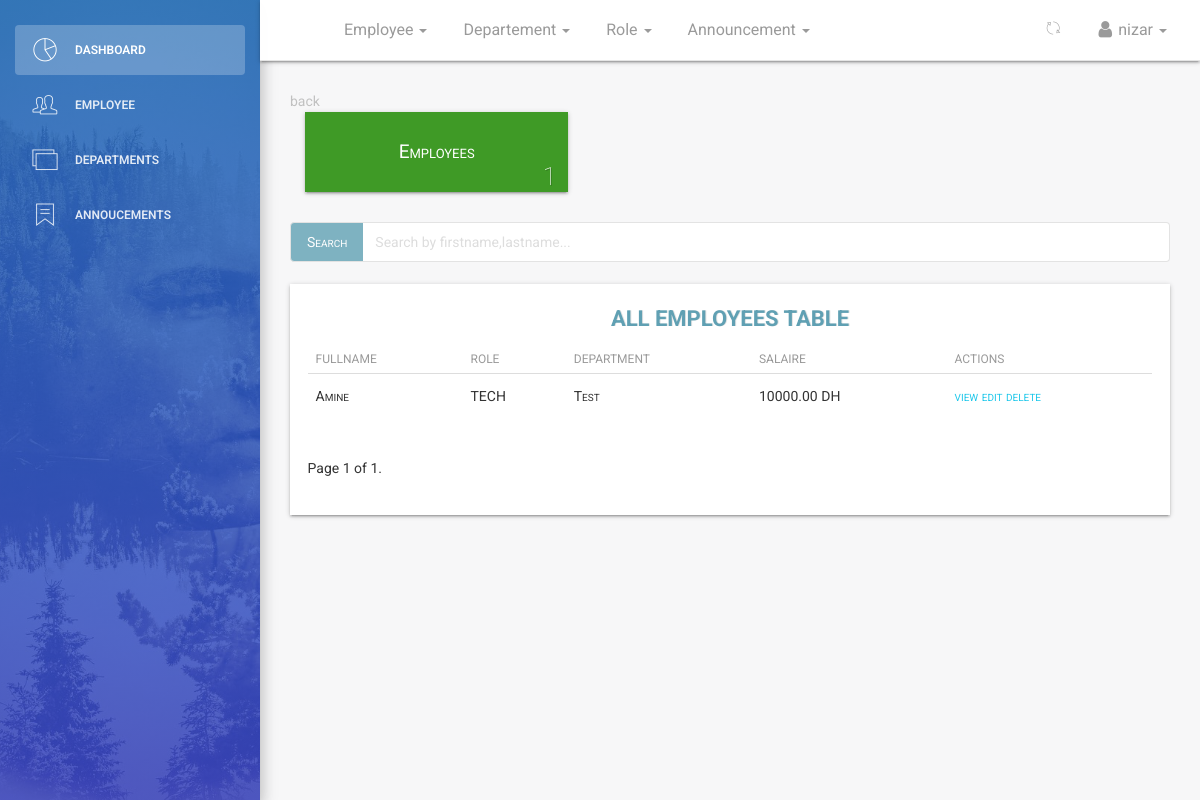
The page /dashboard/employees/all/ (signed in) on the database as committed earlier.
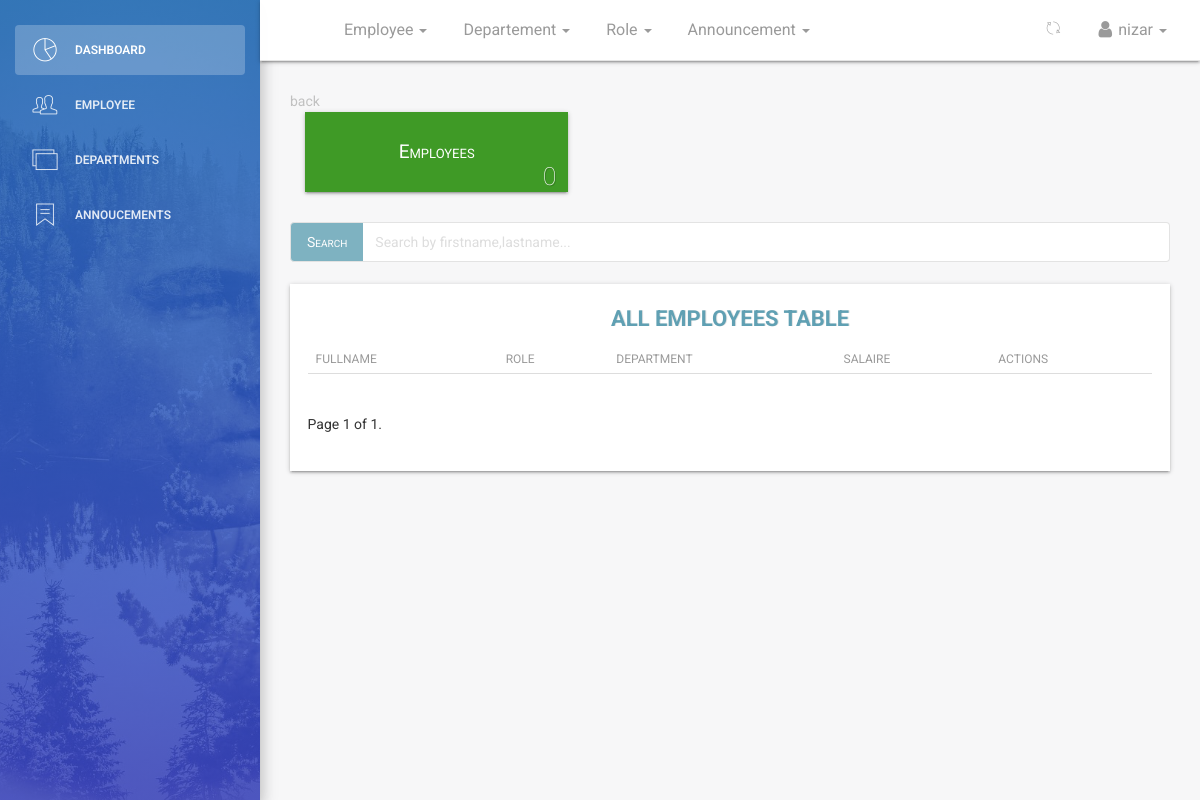
The same page on the database as committed later.
### employee/models.py (models this page shows, shortened)
class Employee(models.Model):
    MALE = 'male'
    FEMALE = 'female'
    OTHER = 'other'
    NOT_KNOWN = 'Not Known'
    GENDER = (
        (MALE, 'Male'),
        (FEMALE, 'Female'),
        (OTHER, 'Other'),
        (NOT_KNOWN, 'Not Known'),
    )
    user = models.ForeignKey(User, on_delete=models.CASCADE, default=1)
    image = models.FileField(_('Profile Image'), upload_to='profiles', default='default.png', blank=True,
                             null=True, help_text='upload image size less than 2.0MB')  # work on path username-date/image
    firstname = models.CharField(
        _('Firstname'), max_length=125, null=False, blank=False)
    lastname = models.CharField(
        _('Lastname'), max_length=125, null=False, blank=False)
    sex = models.CharField(_('Gender'), max_length=10,
                           default=MALE, choices=GENDER, blank=False)
    email = models.CharField(
        _('Email (optional)'), max_length=255, default=None, blank=True, null=True)
    tel = PhoneNumberField(default='+212000000000', null=False, blank=False,
                           verbose_name='Phone Number (Example +212000000000)', help_text='Enter number with Country Code Eg. +212000000000')
    bio = models.CharField(_('Bio'), help_text='your biography,tell me something about yourself eg. i love working ...',
                           max_length=255, default='', null=True, blank=True)
    birthday = models.DateField(_('Birthday'), blank=False, null=False)
    cinnumber = models.CharField(
        _('CIN Number'), max_length=30, null=True, blank=True)
    department = models.ForeignKey(Department, verbose_name=_(
        'Department'), on_delete=models.SET_NULL, null=True, default=None)
    role = models.ForeignKey(Role, verbose_name=_(
        'Role'), on_delete=models.SET_NULL, null=True, default=None)
    startdate = models.DateField(
        _('Employement Date'), help_text='date of employement', blank=False, null=True)
    salaire = models.DecimalField(
        _('Salaire'), max_digits=10, decimal_places=2, default=0)
    created = models.DateTimeField(verbose_name=_(
        'Created'), auto_now_add=True, null=True)
    updated = models.DateTimeField(
        verbose_name=_('Updated'), auto_now=True, null=True)
    objects = EmployeeManager()
    class Meta:
        verbose_name = _('Employee')
        verbose_name_plural = _('Employees')
        ordering = ['-created']

class Role(models.Model):
    name = models.CharField(max_length=125)
    description = models.CharField(max_length=125, null=True, blank=True)
    created = models.DateTimeField(
        verbose_name=_('Created'), auto_now_add=True)
    updated = models.DateTimeField(verbose_name=_('Updated'), auto_now=True)
    class Meta:
        verbose_name = _('Role')
        verbose_name_plural = _('Roles')
        ordering = ['name', 'created']
    def __str__(self):
        return self.name

class Department(models.Model):
    name = models.CharField(max_length=125)
    description = models.CharField(max_length=125, null=True, blank=True)
    created = models.DateTimeField(
        verbose_name=_('Created'), auto_now_add=True)
    updated = models.DateTimeField(verbose_name=_('Updated'), auto_now=True)
    class Meta:
        verbose_name = _('Department')
        verbose_name_plural = _('Departments')
        ordering = ['name', 'created']
    def __str__(self):
        return self.name

### dashboard/views.py (the view)
# urls.py: path('employees/all/', views.dashboard_employees, name='employees'),
def dashboard_employees(request):
    if not (request.user.is_authenticated and request.user.is_superuser and request.user.is_staff):
        return redirect('/')
    dataset = dict()
    departments = Department.objects.all()
    employees = Employee.objects.all()
    query = request.GET.get('search')
    if query:
        employees = employees.filter(
            Q(firstname__icontains=query) |
            Q(lastname__icontains=query)
        )
    paginator = Paginator(employees, 10)  # show 10 employee lists per page
    page = request.GET.get('page')
    employees_paginated = paginator.get_page(page)
    dataset['employee_list'] = employees_paginated
    dataset['departments'] = departments
    dataset['all_employees'] = Employee.objects.all_employees()
    dataset['title'] = 'Employees list view'
    return render(request, 'dashboard/employee_app.html', dataset)

### employee/managers.py (called while the page is built)
    def all_employees(self):
        return super().get_queryset()

### templates/dashboard/employee_app.html (shortened to what this page needs)
{% extends '_layout.html' %}
 {% block navheader %}
 	{% include 'includes/navheader_employee_app.html' %}
 {% endblock %}
 {% block content %}
        <section class="content">
            <section class="container-fluid">
            	<section class="row">
	            		<section class="col col-lg-12">
	            			<a href="{{request.META.HTTP_REFERER|escape}}" style="color:#c1c1c1;">back</a>
	            		</section>
            	</section>
            	   <section class="row">
                        <section class="col col-sm-8 offset-sm-2">
                        </section>
                    </section>
                    <section class="row margin-bottom">
                    	<div class="container-fluid">
                    	<section class="col-lg-4 col-md-4 col-sm-12">
	            			<div class="employee-box sec-box">
	            				<a href="{% url 'dashboard:employees' %}">
	            				<span>Employees</span>
	            				</a>
	            				<span class="count-object">{{ all_employees.count }}</span>
	            			</div>
            			</section>
	            		</div>
                    </section>
					<div class="row" style="margin-bottom: 2.2rem;margin-top: 3rem;">
					 <div class="">
					  <div class="col-lg-12">
					  	<form action="" method="GET">
						    <div class="input-group">
						      <span class="input-group-btn">
						        <button class="btn btn-default" id = "stylebutton" type="button">Search</button>
						      </span>
						      <input type="search" value="{{request.GET.search}}" name="search" class="form-control" placeholder="Search by firstname,lastname...">
						    </div>
					    </form>
					  </div>
					  </div>
					</div>
                	<div class="table-responsive table-shadow">
                		<div class="text-center table-description">
                			<h4 class="title-h3" style="color: #60a0b3 !important;
    						text-shadow: 1px 0px rgba(0,0,0,0.11)">ALL EMPLOYEES TABLE</h4>
                		</div>
                		<table class="table">
							  <thead>
							    <tr>
							      <th scope="col">Fullname</th>
							      <th scope="col">Role</th>
							      <th scope="col">Department</th>
							      <th scope="col">Salaire</th>
								<th scope="col">Actions</th>
							    </tr>
							  </thead>
							  <tbody>
							  	{% for employee in employee_list %}
							    <tr>
							      <td>{{ employee.user }}</td>
							      <td>{{ employee.role }}</td>
							      <td>{{ employee.department }}</td>
							      <td>{{ employee.salaire }} DH</td>
								  <td>
							      	<a href="{% url 'dashboard:employeeinfo' employee.id %}">
							      	    view
							      	</a>
							        <a href="{% url 'dashboard:edit' employee.id %}">
							       	edit
							        </a>
									<a href="{% url 'dashboard:delete' employee.id %}">
										delete
									 </a>
							      </td>
							    </tr>
							    {% endfor %}
							  </tbody>
						</table>
							  <div class="pagination">
							    <span class="step-links">
							        <span class="current">
							            Page {{ employee_list.number }} of {{ employee_list.paginator.num_pages }}.
							        </span>
							    </span>
							</div>
					</div>
            </section>
        </section>
 {% endblock %}

Rows that differ between the two databases and show on the page:
removed Employee: user "Amine", role "TECH", department "Test", salaire "10000.00"
Other text that changed with them:
{{ all_employees.count }}: "1" → "0"
